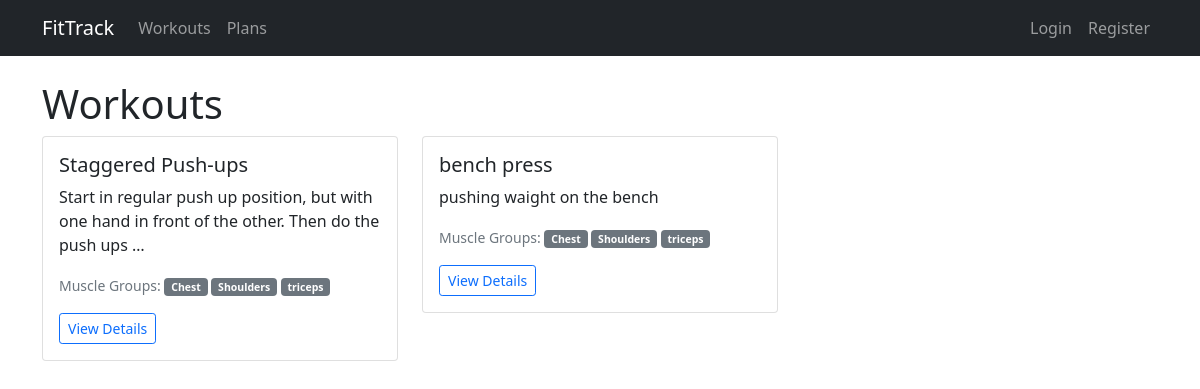
The page /workouts/ on the database its author committed.
### workouts/models.py (models this page shows, shortened)
class Workout(models.Model):
    name = models.CharField(max_length=200)
    description = models.TextField()
    muscle_groups = models.ManyToManyField(MuscleGroup)
    demonstration_video_url = models.URLField(blank=True, null=True)
    created_by = models.ForeignKey(User, on_delete=models.SET_NULL, null=True)
    created_at = models.DateTimeField(auto_now_add=True)
    class Meta:
        ordering = ['name']

class MuscleGroup(models.Model):
    name = models.CharField(max_length=100)
    description = models.TextField(blank=True)
    class Meta:
        ordering = ['name']

### workouts/views.py (the view)
# urls.py: path('workouts/', views.workout_list, name='workout_list'),
def workout_list(request):
    workouts = Workout.objects.all()
    return render(request, 'workouts/workout_list.html', {'workouts': workouts})

### workouts/templates/workouts/workout_list.html (shortened to what this page needs)
{% extends 'workouts/base.html' %}
{% block content %}
<h1>Workouts</h1>
<div class="row">
    {% for workout in workouts %}
    <div class="col-md-4 mb-4">
        <div class="card">
            <div class="card-body">
                <h5 class="card-title">{{ workout.name }}</h5>
                <p class="card-text">{{ workout.description|truncatewords:20 }}</p>
                <p class="card-text">
                    <small class="text-muted">
                        Muscle Groups:
                        {% for mg in workout.muscle_groups.all %}
                        <span class="badge bg-secondary">{{ mg.name }}</span>
                        {% endfor %}
                    </small>
                </p>
                <a href="{% url 'workouts:workout_detail' workout.pk %}" class="btn btn-sm btn-outline-primary">View Details</a>
            </div>
        </div>
    </div>
    {% empty %}
    <div class="col-12">
        <p>No workouts available.</p>
    </div>
    {% endfor %}
</div>
{% endblock %}

### rows shown on the page
Workout: name "Staggered Push-ups", description "Start in regular push up position, but with one hand in front of the other. Then do the push ups …"
MuscleGroup: name "Chest"
MuscleGroup: name "Shoulders"
MuscleGroup: name "triceps"
Workout: name "bench press", description "pushing waight on the bench"
